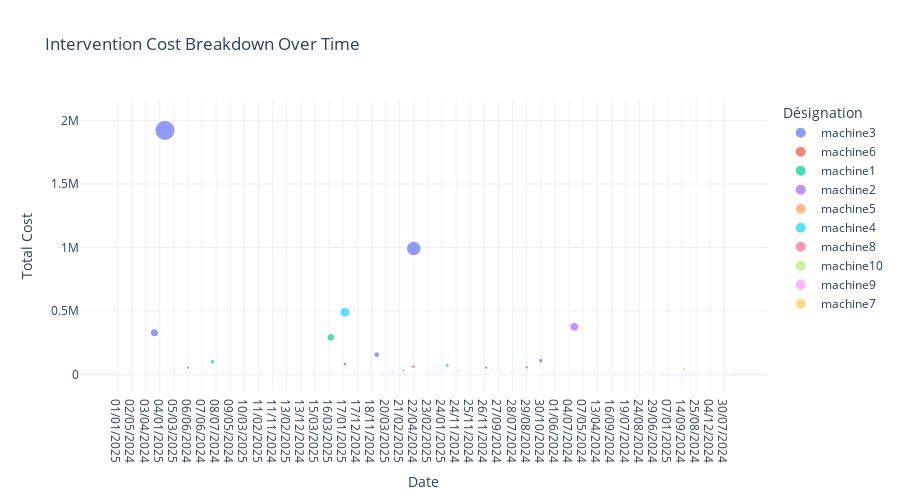

Source (notebook cell):
### Code cell
fig2 = px.scatter(merged_data, x='Date intervention', y='Total_Cost',
                  color='Désignation',
                  size='Total_Cost',
                  hover_data=['Total_Labor_Cost', 'Total_Material_Cost'],
                  title='Intervention Cost Breakdown Over Time',
                  template='plotly_white')

fig2.update_layout(
    xaxis_title='Date',
    yaxis_title='Total Cost',
    height=500
)
fig2.show()

### Figure 1 — Plotly figure (JSON) as saved in the notebook; plotly's stock layout.template omitted (floating-point values rounded to 4 significant figures; data arrays with more than 128 entries replaced by an {"elided": "..."} marker saying what was removed)
{"data": [{"customdata": {"elided": "246x2 float values"}, "hovertemplate": "Désignation=machine3<br>Date intervention=%{x}<br>Total_Cost=%{marker.size}<br>Total_Labor_Cost=%{customdata[0]}<br>Total_Material_Cost=%{customdata[1]}<extra></extra>", "legendgroup": "machine3", "marker": {"color": "#636efa", "size": {"elided": "246 float values"}, "sizemode": "area", "sizeref": 4807.0, "symbol": "circle"}, "mode": "markers", "name": "machine3", "showlegend": true, "type": "scattergl", "x": {"elided": "246 str values"}, "xaxis": "x", "y": {"elided": "246 float values"}, "yaxis": "y"}, {"customdata": {"elided": "197x2 float values"}, "hovertemplate": "Désignation=machine6<br>Date intervention=%{x}<br>Total_Cost=%{marker.size}<br>Total_Labor_Cost=%{customdata[0]}<br>Total_Material_Cost=%{customdata[1]}<extra></extra>", "legendgroup": "machine6", "marker": {"color": "#EF553B", "size": {"elided": "197 float values"}, "sizemode": "area", "sizeref": 4807.0, "symbol": "circle"}, "mode": "markers", "name": "machine6", "showlegend": true, "type": "scattergl", "x": {"elided": "197 str values"}, "xaxis": "x", "y": {"elided": "197 float values"}, "yaxis": "y"}, {"customdata": {"elided": "233x2 float values"}, "hovertemplate": "Désignation=machine1<br>Date intervention=%{x}<br>Total_Cost=%{marker.size}<br>Total_Labor_Cost=%{customdata[0]}<br>Total_Material_Cost=%{customdata[1]}<extra></extra>", "legendgroup": "machine1", "marker": {"color": "#00cc96", "size": {"elided": "233 float values"}, "sizemode": "area", "sizeref": 4807.0, "symbol": "circle"}, "mode": "markers", "name": "machine1", "showlegend": true, "type": "scattergl", "x": {"elided": "233 str values"}, "xaxis": "x", "y": {"elided": "233 float values"}, "yaxis": "y"}, {"customdata": {"elided": "219x2 float values"}, "hovertemplate": "Désignation=machine2<br>Date intervention=%{x}<br>Total_Cost=%{marker.size}<br>Total_Labor_Cost=%{customdata[0]}<br>Total_Material_Cost=%{customdata[1]}<extra></extra>", "legendgroup": "machine2", "marker": {"color": "#ab63fa", "size": {"elided": "219 float values"}, "sizemode": "area", "sizeref": 4807.0, "symbol": "circle"}, "mode": "markers", "name": "machine2", "showlegend": true, "type": "scattergl", "x": {"elided": "219 str values"}, "xaxis": "x", "y": {"elided": "219 float values"}, "yaxis": "y"}, {"customdata": [[109.6, 46.3], [80.0, 0.0], [5041.0, 0.0], [7173.0, 0.0], [10.89, 0.0], [25.78, 0.0], [17.5, 212.6], [1121.0, 0.0], [6.0, 0.0], [185.6, 0.0], [42.5, 0.0], [103.7, 0.0], [1140.0, 0.0], [6741.0, 0.0], [12470.0, 0.0], [108.2, 0.0], [210.0, 0.0], [67.55, 0.0], [46.68, 0.0], [6.33, 0.0], [42840.0, 0.0], [69.72, 0.0], [36.53, 0.0], [1533.0, 0.0], [430.0, 0.0], [48.86, 0.0], [258.3, 0.0], [14020.0, 0.0], [432.6, 0.0], [39.72, 0.0], [188.7, 46.3], [24790.0, 0.0], [14.17, 0.0]], "hovertemplate": "Désignation=machine5<br>Date intervention=%{x}<br>Total_Cost=%{marker.size}<br>Total_Labor_Cost=%{customdata[0]}<br>Total_Material_Cost=%{customdata[1]}<extra></extra>", "legendgroup": "machine5", "marker": {"color": "#FFA15A", "size": [155.9, 80.0, 5041.0, 7173.0, 10.89, 25.78, 230.1, 1121.0, 6.0, 185.6, 42.5, 103.7, 1140.0, 6741.0, 12470.0, 108.2, 210.0, 67.55, 46.68, 6.33, 42840.0, 69.72, 36.53, 1533.0, 430.0, 48.86, 258.3, 14020.0, 432.6, 39.72, 235.0, 24790.0, 14.17], "sizemode": "area", "sizeref": 4807.0, "symbol": "circle"}, "mode": "markers", "name": "machine5", "showlegend": true, "type": "scattergl", "x": ["01/02/2025", "01/06/2024", "02/05/2024", "02/07/2024", "02/08/2024", "04/07/2024", "06/08/2024", "06/12/2024", "08/06/2024", "08/10/2024", "08/11/2024", "09/08/2024", "09/10/2024", "11/07/2024", "12/07/2024", "12/08/2024", "13/05/2024", "14/08/2024", "17/02/2025", "17/03/2025", "19/02/2025", "19/07/2024", "19/08/2024", "19/09/2024", "21/03/2025", "21/05/2024", "21/06/2024", "22/04/2024", "22/11/2024", "23/10/2024", "25/03/2025", "27/05/2024", "30/01/2025"], "xaxis": "x", "y": [155.9, 80.0, 5041.0, 7173.0, 10.89, 25.78, 230.1, 1121.0, 6.0, 185.6, 42.5, 103.7, 1140.0, 6741.0, 12470.0, 108.2, 210.0, 67.55, 46.68, 6.33, 42840.0, 69.72, 36.53, 1533.0, 430.0, 48.86, 258.3, 14020.0, 432.6, 39.72, 235.0, 24790.0, 14.17], "yaxis": "y"}, {"customdata": {"elided": "112x2 float values"}, "hovertemplate": "Désignation=machine4<br>Date intervention=%{x}<br>Total_Cost=%{marker.size}<br>Total_Labor_Cost=%{customdata[0]}<br>Total_Material_Cost=%{customdata[1]}<extra></extra>", "legendgroup": "machine4", "marker": {"color": "#19d3f3", "size": [44.44, 1.39, 335.4, 338.2, 336.8, 7.64, 4.17, 8.32, 0.0, 1.39, 0.0, 8.33, 0.0, 334.7, 7.64, 41.64, 270.8, 168.0, 0.0, 8.34, 22.92, 2.78, 5.56, 66.64, 4.17, 358.4, 8.34, 399.8, 5.55, 393.5, 0.0, 795.3, 4.17, 3.47, 4.17, 72.2, 2.78, 2.08, 0.0, 807.8, 16.68, 12.51, 1.39, 337.5, 22.2, 1400.0, 5.55, 397.6, 2.08, 355.6, 9.72, 397.6, 5.56, 16.68, 395.1, 11.12, 795.3, 44.43, 332.6, 2.08, 61.1, 489600.0, 5.56, 336.8, 332.6, 2.78, 336.8, 341.0, 18.06, 332.6, 0.0, 5.56, 2.78, 335.4, 0.0, 0.0, 401.8, 16.68, 338.2, 0.0, 4.17, 687.5, 0.0, 2.78, 22.65, 3.47, 9.72, 172.2, 16.68, 25.0, 12.48, 4.86, 5.56, 0.0, 814.7, 36.13, 2.78, 0.0, 8.32, 33.32, 2.78, 332.6, 16.66, 132.0, 1023.0, 332.6, 8.34, 6.93, 2.78, 3.47, 0.0, 24.99], "sizemode": "area", "sizeref": 4807.0, "symbol": "circle"}, "mode": "markers", "name": "machine4", "showlegend": true, "type": "scattergl", "x": ["01/03/2025", "01/04/2024", "01/10/2024", "02/06/2024", "02/08/2024", "02/09/2024", "02/10/2024", "02/12/2024", "03/03/2025", "03/05/2024", "03/10/2024", "03/12/2024", "04/01/2025", "04/10/2024", "04/12/2024", "05/08/2024", "05/09/2024", "05/12/2024", "06/01/2025", "06/12/2024", "07/08/2024", "07/09/2024", "07/10/2024", "08/01/2025", "08/06/2024", "08/10/2024", "08/11/2024", "09/01/2025", "09/06/2024", "09/12/2024", "10/02/2025", "10/03/2025", "10/09/2024", "10/10/2024", "10/12/2024", "11/05/2024", "11/07/2024", "11/09/2024", "11/10/2024", "11/12/2024", "12/02/2025", "12/03/2025", "12/08/2024", "12/10/2024", "13/02/2025", "13/04/2024", "13/11/2024", "13/12/2024", "14/08/2024", "14/10/2024", "14/11/2024", "14/12/2024", "15/01/2025", "15/02/2025", "15/10/2024", "15/11/2024", "16/01/2025", "16/07/2024", "16/08/2024", "16/10/2024", "16/11/2024", "17/02/2025", "17/09/2024", "17/10/2024", "17/11/2024", "18/04/2024", "18/07/2024", "18/08/2024", "18/09/2024", "18/10/2024", "19/03/2025", "19/06/2024", "19/07/2024", "19/08/2024", "19/09/2024", "19/11/2024", "19/12/2024", "22/01/2025", "22/07/2024", "22/08/2024", "22/09/2024", "22/11/2024", "23/01/2025", "23/02/2025", "23/09/2024", "24/03/2025", "24/08/2024", "24/09/2024", "24/10/2024", "25/01/2025", "25/03/2025", "25/08/2024", "25/10/2024", "25/12/2024", "26/02/2025", "26/03/2025", "26/04/2024", "26/09/2024", "26/10/2024", "27/05/2024", "27/08/2024", "27/09/2024", "27/11/2024", "28/01/2025", "28/05/2024", "28/09/2024", "29/01/2025", "30/10/2024", "30/11/2024", "31/05/2024", "31/07/2024", "31/10/2024"], "xaxis": "x", "y": [44.44, 1.39, 335.4, 338.2, 336.8, 7.64, 4.17, 8.32, 0.0, 1.39, 0.0, 8.33, 0.0, 334.7, 7.64, 41.64, 270.8, 168.0, 0.0, 8.34, 22.92, 2.78, 5.56, 66.64, 4.17, 358.4, 8.34, 399.8, 5.55, 393.5, 0.0, 795.3, 4.17, 3.47, 4.17, 72.2, 2.78, 2.08, 0.0, 807.8, 16.68, 12.51, 1.39, 337.5, 22.2, 1400.0, 5.55, 397.6, 2.08, 355.6, 9.72, 397.6, 5.56, 16.68, 395.1, 11.12, 795.3, 44.43, 332.6, 2.08, 61.1, 489600.0, 5.56, 336.8, 332.6, 2.78, 336.8, 341.0, 18.06, 332.6, 0.0, 5.56, 2.78, 335.4, 0.0, 0.0, 401.8, 16.68, 338.2, 0.0, 4.17, 687.5, 0.0, 2.78, 22.65, 3.47, 9.72, 172.2, 16.68, 25.0, 12.48, 4.86, 5.56, 0.0, 814.7, 36.13, 2.78, 0.0, 8.32, 33.32, 2.78, 332.6, 16.66, 132.0, 1023.0, 332.6, 8.34, 6.93, 2.78, 3.47, 0.0, 24.99], "yaxis": "y"}, {"customdata": [[3494.0, 0.0], [338.5, 0.0], [116.5, 0.0], [2384.0, 0.0], [7.39, 0.0], [70.94, 75.0], [549.9, 0.0], [210.0, 0.0], [61.02, 0.0], [18.78, 0.0], [96.3, 0.0], [36.0, 0.0], [508.6, 0.0], [283.6, 0.0]], "hovertemplate": "Désignation=machine8<br>Date intervention=%{x}<br>Total_Cost=%{marker.size}<br>Total_Labor_Cost=%{customdata[0]}<br>Total_Material_Cost=%{customdata[1]}<extra></extra>", "legendgroup": "machine8", "marker": {"color": "#FF6692", "size": [3494.0, 338.5, 116.5, 2384.0, 7.39, 145.9, 549.9, 210.0, 61.02, 18.78, 96.3, 36.0, 508.6, 283.6], "sizemode": "area", "sizeref": 4807.0, "symbol": "circle"}, "mode": "markers", "name": "machine8", "showlegend": true, "type": "scattergl", "x": ["01/11/2024", "04/10/2024", "06/02/2025", "06/08/2024", "07/05/2024", "08/10/2024", "10/02/2025", "18/11/2024", "22/01/2025", "23/09/2024", "23/10/2024", "26/08/2024", "29/01/2025", "31/01/2025"], "xaxis": "x", "y": [3494.0, 338.5, 116.5, 2384.0, 7.39, 145.9, 549.9, 210.0, 61.02, 18.78, 96.3, 36.0, 508.6, 283.6], "yaxis": "y"}, {"customdata": [[38.22, 0.0], [8279.0, 0.0], [3940.0, 0.0], [56.68, 0.0], [112.5, 0.0], [12.08, 0.0], [61.68, 0.0], [23.33, 0.0], [161.1, 0.0], [21.47, 0.0], [161.7, 0.0], [482.5, 0.0], [198.5, 0.0], [136.7, 0.0], [5402.0, 0.0], [27.77, 0.0], [1421.0, 0.0], [62.02, 0.0], [12310.0, 0.0]], "hovertemplate": "Désignation=machine10<br>Date intervention=%{x}<br>Total_Cost=%{marker.size}<br>Total_Labor_Cost=%{customdata[0]}<br>Total_Material_Cost=%{customdata[1]}<extra></extra>", "legendgroup": "machine10", "marker": {"color": "#B6E880", "size": [38.22, 8279.0, 3940.0, 56.68, 112.5, 12.08, 61.68, 23.33, 161.1, 21.47, 161.7, 482.5, 198.5, 136.7, 5402.0, 27.77, 1421.0, 62.02, 12310.0], "sizemode": "area", "sizeref": 4807.0, "symbol": "circle"}, "mode": "markers", "name": "machine10", "showlegend": true, "type": "scattergl", "x": ["03/05/2024", "07/09/2024", "09/01/2025", "10/01/2025", "10/07/2024", "11/10/2024", "13/01/2025", "14/11/2024", "21/01/2025", "22/05/2024", "23/01/2025", "25/07/2024", "27/01/2025", "27/08/2024", "27/11/2024", "28/11/2024", "29/11/2024", "30/01/2025", "31/07/2024"], "xaxis": "x", "y": [38.22, 8279.0, 3940.0, 56.68, 112.5, 12.08, 61.68, 23.33, 161.1, 21.47, 161.7, 482.5, 198.5, 136.7, 5402.0, 27.77, 1421.0, 62.02, 12310.0], "yaxis": "y"}, {"customdata": [[2159.0, 0.0]], "hovertemplate": "Désignation=machine9<br>Date intervention=%{x}<br>Total_Cost=%{marker.size}<br>Total_Labor_Cost=%{customdata[0]}<br>Total_Material_Cost=%{customdata[1]}<extra></extra>", "legendgroup": "machine9", "marker": {"color": "#FF97FF", "size": [2159.0], "sizemode": "area", "sizeref": 4807.0, "symbol": "circle"}, "mode": "markers", "name": "machine9", "showlegend": true, "type": "scattergl", "x": ["04/02/2025"], "xaxis": "x", "y": [2159.0], "yaxis": "y"}, {"customdata": [[112.5, 0.0], [4.72, 0.0], [3.47, 0.0], [93.5, 0.0], [355.4, 0.0], [36.1, 0.0], [12.5, 0.0], [83.32, 0.0], [4.17, 0.0], [41.68, 0.0], [216.6, 0.0], [4.17, 0.0], [29.16, 0.0], [12.5, 0.0], [25.02, 0.0]], "hovertemplate": "Désignation=machine7<br>Date intervention=%{x}<br>Total_Cost=%{marker.size}<br>Total_Labor_Cost=%{customdata[0]}<br>Total_Material_Cost=%{customdata[1]}<extra></extra>", "legendgroup": "machine7", "marker": {"color": "#FECB52", "size": [112.5, 4.72, 3.47, 93.5, 355.4, 36.1, 12.5, 83.32, 4.17, 41.68, 216.6, 4.17, 29.16, 12.5, 25.02], "sizemode": "area", "sizeref": 4807.0, "symbol": "circle"}, "mode": "markers", "name": "machine7", "showlegend": true, "type": "scattergl", "x": ["05/12/2024", "07/03/2025", "09/09/2024", "10/03/2025", "12/06/2024", "12/08/2024", "15/11/2024", "17/04/2024", "24/01/2025", "24/07/2024", "25/10/2024", "28/09/2024", "29/08/2024", "30/05/2024", "30/09/2024"], "xaxis": "x", "y": [112.5, 4.72, 3.47, 93.5, 355.4, 36.1, 12.5, 83.32, 4.17, 41.68, 216.6, 4.17, 29.16, 12.5, 25.02], "yaxis": "y"}], "layout": {"height": 500, "legend": {"itemsizing": "constant", "title": {"text": "Désignation"}, "tracegroupgap": 0}, "title": {"text": "Intervention Cost Breakdown Over Time"}, "xaxis": {"anchor": "y", "domain": [0, 1], "title": {"text": "Date"}}, "yaxis": {"anchor": "x", "domain": [0, 1], "title": {"text": "Total Cost"}}}}
